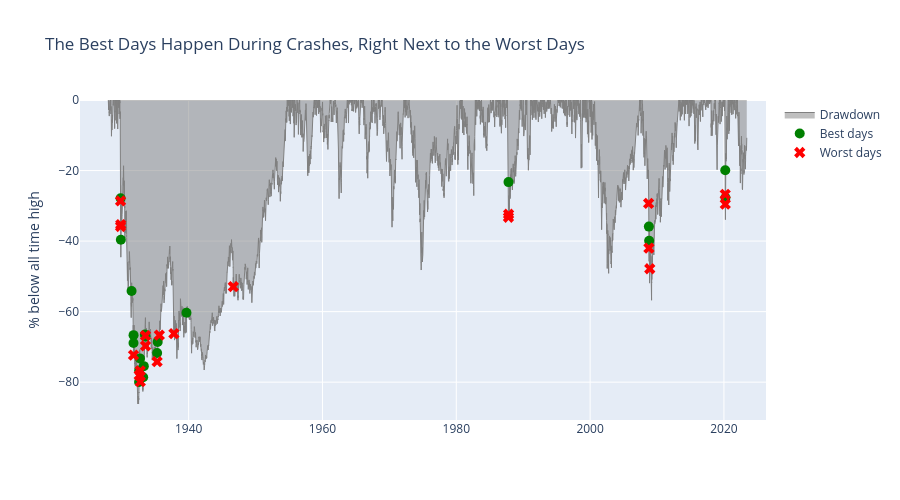

Notebook code cell kept with this figure:
### Code cell
%pip install plotly nbformat
import plotly.graph_objects as go

top_n = 20
best = df.nlargest(top_n, "daily_return")
worst = df.nsmallest(top_n, "daily_return")

fig = go.Figure()

# Drawdown background
fig.add_trace(go.Scatter(
    x=df["Date"], y=df["drawdown"] * 100,
    fill="tozeroy", mode="lines", line=dict(color="gray", width=1),
    name="Drawdown",
    hovertemplate="%{x|%b %d, %Y}<br>Drawdown: %{y:.1f}%<extra></extra>"
))

# Best and worst days with details on hover
for data, color, symbol, label in [(best, "green", "circle", "Best days"), (worst, "red", "x", "Worst days")]:
    fig.add_trace(go.Scatter(
        x=data["Date"], y=data["drawdown"] * 100,
        mode="markers", marker=dict(color=color, size=10, symbol=symbol),
        name=label,
        customdata=data[["daily_return", "Close"]].values,
        hovertemplate=(
            "%{x|%b %d, %Y}<br>"
            "Daily return: %{customdata[0]:.2%}<br>"
            "Close: %{customdata[1]:,.2f}<br>"
            "Drawdown: %{y:.1f}%<extra></extra>"
        )
    ))

fig.update_layout(
    title="The Best Days Happen During Crashes, Right Next to the Worst Days",
    yaxis_title="% below all time high",
    height=500,
    hovermode="closest"
)
fig.show()

### Figure 1 — Plotly figure (JSON) as saved in the notebook; plotly's stock layout.template omitted (floating-point values rounded to 4 significant figures; data arrays with more than 128 entries replaced by an {"elided": "..."} marker saying what was removed)
{"data": [{"fill": "tozeroy", "hovertemplate": "%{x|%b %d, %Y}<br>Drawdown: %{y:.1f}%<extra></extra>", "line": {"color": "gray", "width": 1}, "mode": "lines", "name": "Drawdown", "type": "scatter", "x": {"elided": "23970 str values"}, "y": {"elided": "23970 float values"}}, {"customdata": [[0.1661, 6.81], [0.1253, 22.99], [0.1236, 9.91], [0.1186, 12.64], [0.1181, 8.52], [0.1158, 1003.0], [0.1079, 940.5], [0.1051, 14.61], [0.09611, 9.01], [0.09524, 7.82], [0.09399, 10.01], [0.09383, 2447.0], [0.09287, 2711.0], [0.09265, 7.43], [0.09099, 258.4], [0.08947, 19.24], [0.08868, 10.68], [0.08859, 6.39], [0.08808, 10.5], [0.08589, 10.62]], "hovertemplate": "%{x|%b %d, %Y}<br>Daily return: %{customdata[0]:.2%}<br>Close: %{customdata[1]:,.2f}<br>Drawdown: %{y:.1f}%<extra></extra>", "marker": {"color": "green", "size": 10, "symbol": "circle"}, "mode": "markers", "name": "Best days", "type": "scatter", "x": ["1933-03-15T00:00:00.000000", "1929-10-30T00:00:00.000000", "1931-10-06T00:00:00.000000", "1939-09-05T00:00:00.000000", "1932-09-21T00:00:00.000000", "2008-10-13T00:00:00.000000", "2008-10-28T00:00:00.000000", "1931-06-22T00:00:00.000000", "1935-04-17T00:00:00.000000", "1933-04-20T00:00:00.000000", "1935-05-17T00:00:00.000000", "2020-03-24T00:00:00.000000", "2020-03-13T00:00:00.000000", "1932-08-08T00:00:00.000000", "1987-10-21T00:00:00.000000", "1929-11-14T00:00:00.000000", "1933-06-19T00:00:00.000000", "1932-08-03T00:00:00.000000", "1933-07-24T00:00:00.000000", "1931-10-08T00:00:00.000000"], "y": [-78.63, -27.84, -68.9, -60.33, -73.26, -35.89, -39.91, -54.14, -71.72, -75.46, -68.58, -27.73, -19.94, -76.68, -23.28, -39.61, -66.48, -79.94, -67.04, -66.67]}, {"customdata": [[-0.2047, 224.8], [-0.1294, 22.74], [-0.1198, 2386.0], [-0.1016, 20.43], [-0.09967, 8.22], [-0.09921, 20.61], [-0.0991, 15.0], [-0.09511, 2481.0], [-0.09122, 10.76], [-0.09072, 8.82], [-0.09035, 907.8], [-0.0893, 816.2], [-0.08879, 10.57], [-0.08807, 1106.0], [-0.08704, 9.65], [-0.08547, 6.42], [-0.08279, 227.7], [-0.08199, 7.39], [-0.08016, 7.0], [-0.07972, 10.62]], "hovertemplate": "%{x|%b %d, %Y}<br>Daily return: %{customdata[0]:.2%}<br>Close: %{customdata[1]:,.2f}<br>Drawdown: %{y:.1f}%<extra></extra>", "marker": {"color": "red", "size": 10, "symbol": "x"}, "mode": "markers", "name": "Worst days", "type": "scatter", "x": ["1987-10-19T00:00:00.000000", "1929-10-28T00:00:00.000000", "2020-03-16T00:00:00.000000", "1929-10-29T00:00:00.000000", "1935-04-16T00:00:00.000000", "1929-11-06T00:00:00.000000", "1946-09-03T00:00:00.000000", "2020-03-12T00:00:00.000000", "1937-10-18T00:00:00.000000", "1931-10-05T00:00:00.000000", "2008-10-15T00:00:00.000000", "2008-12-01T00:00:00.000000", "1933-07-20T00:00:00.000000", "2008-09-29T00:00:00.000000", "1933-07-21T00:00:00.000000", "1932-10-10T00:00:00.000000", "1987-10-26T00:00:00.000000", "1932-10-05T00:00:00.000000", "1932-08-12T00:00:00.000000", "1935-08-16T00:00:00.000000"], "y": [-33.24, -28.63, -29.53, -35.88, -74.2, -35.31, -52.92, -26.74, -66.23, -72.32, -42.0, -47.85, -66.82, -29.31, -69.71, -79.85, -32.4, -76.8, -78.03, -66.67]}], "layout": {"height": 500, "hovermode": "closest", "title": {"text": "The Best Days Happen During Crashes, Right Next to the Worst Days"}, "yaxis": {"title": {"text": "% below all time high"}}}}
